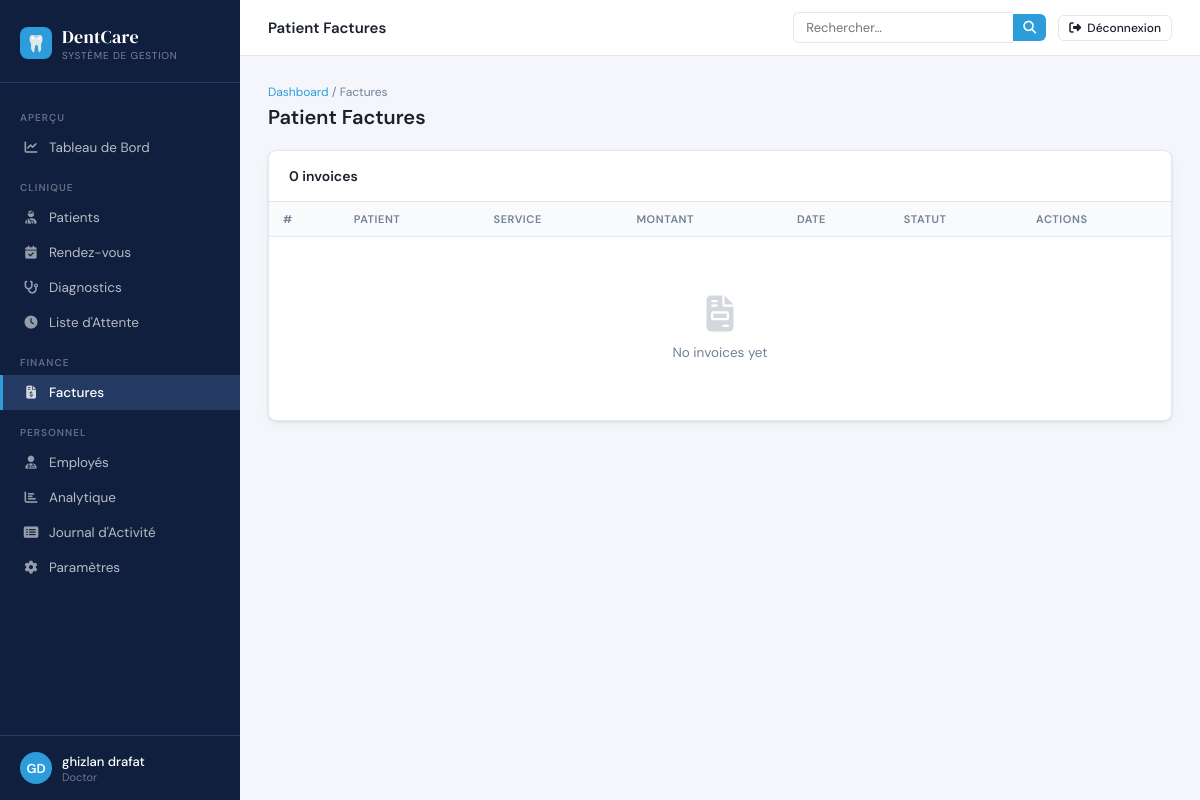
Screenshot of /invoices/ (signed in) with the database file from the repository.
### authentication/models.py (models this page shows, shortened)
class User(AbstractUser):
    class Role(models.TextChoices):
        ADMIN        = 'admin',        'Admin'
        DOCTOR       = 'doctor',       'Doctor'
        RECEPTIONIST = 'receptionist', 'Receptionist'
        PATIENT      = 'patient',      'Patient'
    role = models.CharField(
        max_length=20,
        choices=Role.choices,
        default=Role.PATIENT,
    )
    phone = models.CharField(max_length=20, blank=True)
    address = models.TextField(blank=True)
    profile_photo = models.ImageField(
        upload_to='profiles/', blank=True, null=True
    )

### clinic/views.py (the view)
# urls.py: path('invoices/',                             views.patient_payslip_list,        name='patient_payslip_list'),
@staff_required
def patient_payslip_list(request):
    payslips  = PatientPayslip.objects.select_related('patient', 'diagnosis').order_by('-payment_date')
    paginator = Paginator(payslips, 10)
    page_obj  = paginator.get_page(request.GET.get('page'))
    return render(request, 'clinic/payslips/list.html', {
        'page_obj': page_obj,
        'total':    payslips.count(),
    })

### clinic/utils.py (called while the page is built)
def staff_required(view_func):
    @wraps(view_func)
    def wrapper(request, *args, **kwargs):
        if not request.user.is_authenticated:
            return redirect('authentication:login')
        if request.user.role not in ('admin', 'doctor', 'receptionist'):
            messages.error(request, "You don't have permission to access this area.")
            return redirect('home:home')
        return view_func(request, *args, **kwargs)
    return wrapper

### templates/clinic/payslips/list.html (shortened to what this page needs)
{% extends "clinic/base.html" %}
{% block topbar_title %}Patient Factures{% endblock %}
{% block nav_invoices %}active{% endblock %}
{% block content %}
<div class="page-header">
  <div>
    <div class="breadcrumb"><a href="{% url 'clinic:dashboard' %}">Dashboard</a> / Factures</div>
    <h1>Patient Factures</h1>
  </div>
</div>
<div class="card">
  <div class="card-header"><span class="card-title">{{ total }} invoice{{ total|pluralize }}</span></div>
  <div class="table-wrap">
    <table>
      <thead><tr><th>#</th><th>Patient</th><th>Service</th><th>Montant</th><th>Date</th><th>Statut</th><th>Actions</th></tr></thead>
      <tbody>
        {% for ps in page_obj %}
        <tr>
          <td style="font-family:monospace;font-size:12px">#{{ ps.pk }}</td>
          <td><a href="{% url 'clinic:patient_profile' pk=ps.patient.pk %}" style="color:var(--accent);text-decoration:none">{{ ps.patient.get_full_name }}</a></td>
          <td>{{ ps.service }}</td>
          <td style="font-weight:600">€{{ ps.amount }}</td>
          <td>{{ ps.payment_date|date:"Y-m-d" }}</td>
          <td>{% if ps.paid %}<span class="badge badge-success">Payé</span>{% else %}<span class="badge badge-danger">Non payé</span>{% endif %}</td>
          <td>
            <div class="actions-cell">
              <a href="{% url 'clinic:patient_payslip_detail' pk=ps.pk %}" class="btn btn-outline btn-sm btn-icon"><i class="fas fa-eye"></i></a>
              <a href="{% url 'clinic:patient_payslip_pdf' pk=ps.pk %}" class="btn btn-outline btn-sm btn-icon" title="Download PDF"><i class="fas fa-download"></i></a>
              {% if not ps.paid %}
              <form method="post" action="{% url 'clinic:patient_payslip_mark_paid' pk=ps.pk %}">{% csrf_token %}
                <button class="btn btn-success btn-sm btn-icon" title="Mark paid"><i class="fas fa-check"></i></button>
              </form>
              {% endif %}
            </div>
          </td>
        </tr>
        {% empty %}<tr><td colspan="7"><div class="empty-state"><i class="fas fa-file-invoice"></i><p>No invoices yet</p></div></td></tr>
        {% endfor %}
      </tbody>
    </table>
  </div>
</div>
{% endblock %}

### templates/clinic/base.html (shortened to what this page needs)
<!DOCTYPE html>
<html lang="fr">
<head>
  <link rel="stylesheet" href="https://cdn.jsdelivr.net/npm/@fortawesome/fontawesome-free@6.5.0/css/all.min.css">
</head>
<body>
<aside class="sidebar">
  <div class="sidebar-logo">
    <div class="logo-icon">🦷</div>
    <div>
      <div class="logo-text">DentCare</div>
      <div class="logo-sub">Système de Gestion</div>
    </div>
  </div>
  <nav>
    <div class="nav-section">Aperçu</div>
    <a href="{% url 'clinic:dashboard' %}" class="nav-item {% block nav_dashboard %}{% endblock %}">
      <i class="fas fa-chart-line"></i> Tableau de Bord
    </a>
    <div class="nav-section">Clinique</div>
    <a href="{% url 'clinic:patient_list' %}" class="nav-item {% block nav_patients %}{% endblock %}">
      <i class="fas fa-user-injured"></i> Patients
    </a>
    <a href="{% url 'clinic:appointment_list' %}" class="nav-item {% block nav_appointments %}{% endblock %}">
      <i class="fas fa-calendar-check"></i> Rendez-vous
    </a>
    <a href="{% url 'clinic:diagnosis_list' %}" class="nav-item {% block nav_diagnoses %}{% endblock %}">
      <i class="fas fa-stethoscope"></i> Diagnostics
    </a>
    <a href="{% url 'clinic:waiting_list' %}" class="nav-item {% block nav_waiting %}{% endblock %}">
      <i class="fas fa-clock"></i> Liste d'Attente
    </a>
    <div class="nav-section">Finance</div>
    <a href="{% url 'clinic:patient_payslip_list' %}" class="nav-item {% block nav_invoices %}{% endblock %}">
      <i class="fas fa-file-invoice-dollar"></i> Factures
    </a>
    <div class="nav-section">Personnel</div>
    <a href="{% url 'clinic:employee_list' %}" class="nav-item {% block nav_employees %}{% endblock %}">
      <i class="fas fa-user-md"></i> Employés
    </a>
    <a href="{% url 'clinic:analytics' %}" class="nav-item {% block nav_analytics %}{% endblock %}">
      <i class="fas fa-chart-bar"></i> Analytique
    </a>
    <a href="{% url 'clinic:activity_logs' %}" class="nav-item {% block nav_activity %}{% endblock %}">
      <i class="fas fa-list-alt"></i> Journal d'Activité
    </a>
    <a href="{% url 'clinic:settings' %}" class="nav-item {% block nav_settings %}{% endblock %}">
      <i class="fas fa-cog"></i> Paramètres
    </a>
  </nav>
  <div class="sidebar-footer">
    <div class="sidebar-user">
      <div class="user-avatar">{{ request.user.first_name|first|upper }}{{ request.user.last_name|first|upper }}</div>
      <div>
        <div class="user-name">{{ request.user.get_full_name }}</div>
        <div class="user-role">{{ request.user.role }}</div>
      </div>
    </div>
  </div>
</aside>
<div class="main">
  <header class="topbar">
    <div style="display:flex;align-items:center;gap:12px">
      <span class="topbar-title">{% block topbar_title %}{% endblock %}</span>
    </div>
    <div style="display:flex;align-items:center;gap:12px">
      <form class="search-form" method="get" action="{% url 'clinic:global_search' %}">
        <input class="search-input" type="text" name="q" placeholder="Rechercher…" value="{{ request.GET.q }}">
        <button type="submit" class="search-btn"><i class="fas fa-search"></i></button>
      </form>
    <div class="topbar-actions">
      <a href="{% url 'authentication:logout' %}" class="btn btn-outline btn-sm">
        <i class="fas fa-sign-out-alt"></i> Déconnexion
      </a>
    </div>
    </div>
  </header>
  <main class="page-content">
    {% block content %}{% endblock %}
  </main>
</div>
</body>
</html>

### rows the page displays
User: user.first_name|first "G", user.last_name|first "D", user.get_full_name "ghizlan drafat", user.role "Doctor"

### other values shown
{{ total }} "0"
